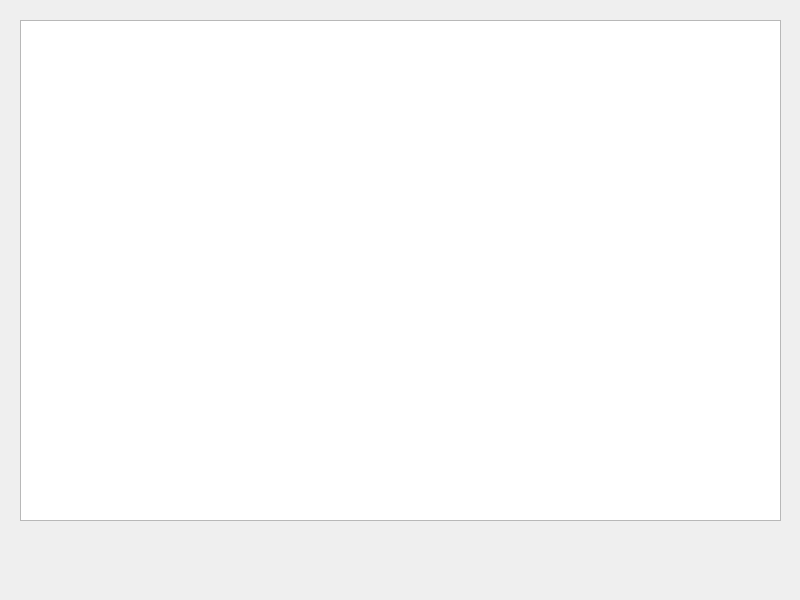
<?xml version="1.0" encoding="UTF-8"?>
<ui version="4.0">
 <class>Widget</class>
 <widget class="QWidget" name="Widget">
  <property name="geometry">
   <rect>
    <x>0</x>
    <y>0</y>
    <width>800</width>
    <height>600</height>
   </rect>
  </property>
  <property name="windowTitle">
   <string>Widget</string>
  </property>
  <widget class="QTextEdit" name="textEdit">
   <property name="geometry">
    <rect>
     <x>20</x>
     <y>20</y>
     <width>761</width>
     <height>501</height>
    </rect>
   </property>
  </widget>
 </widget>
 <resources/>
 <connections/>
</ui>
